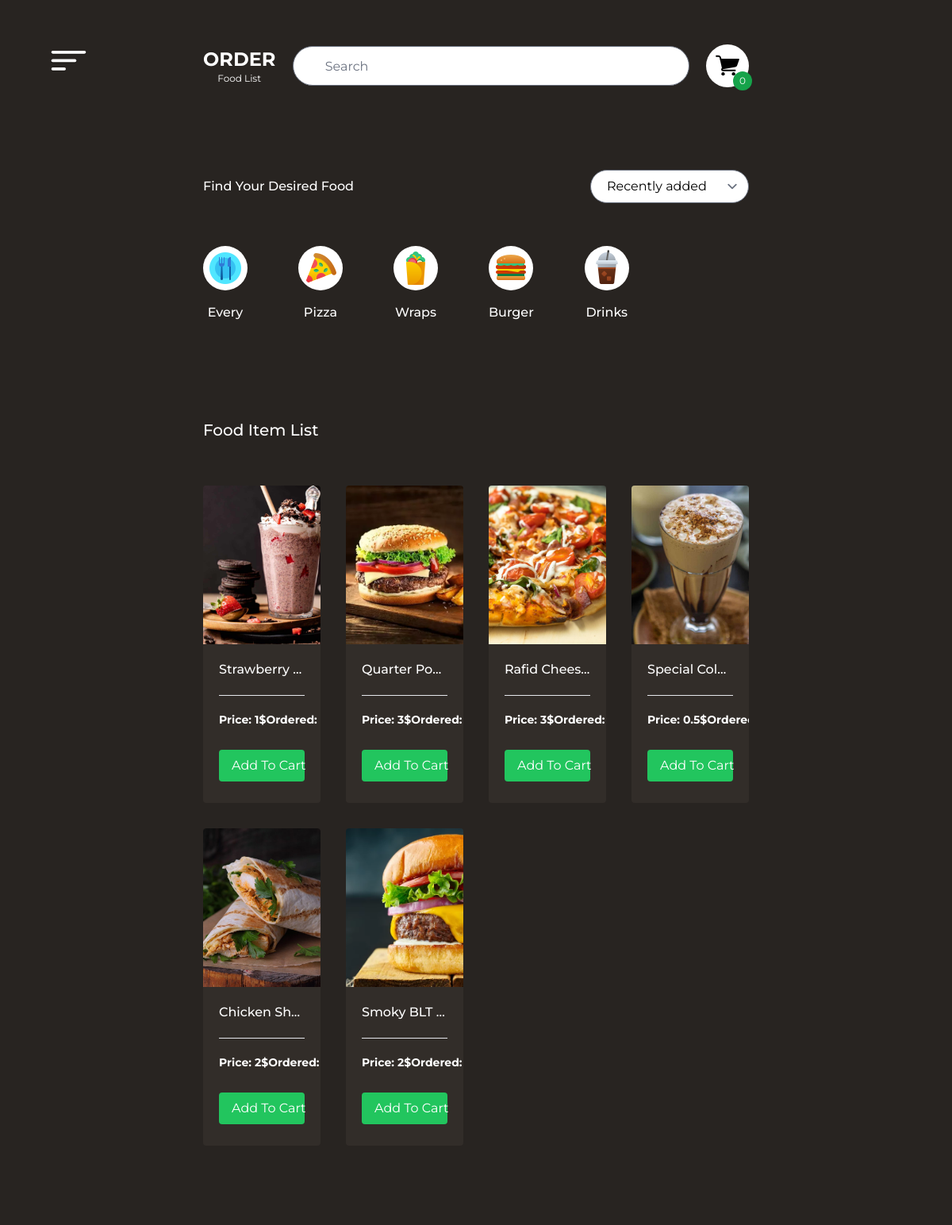
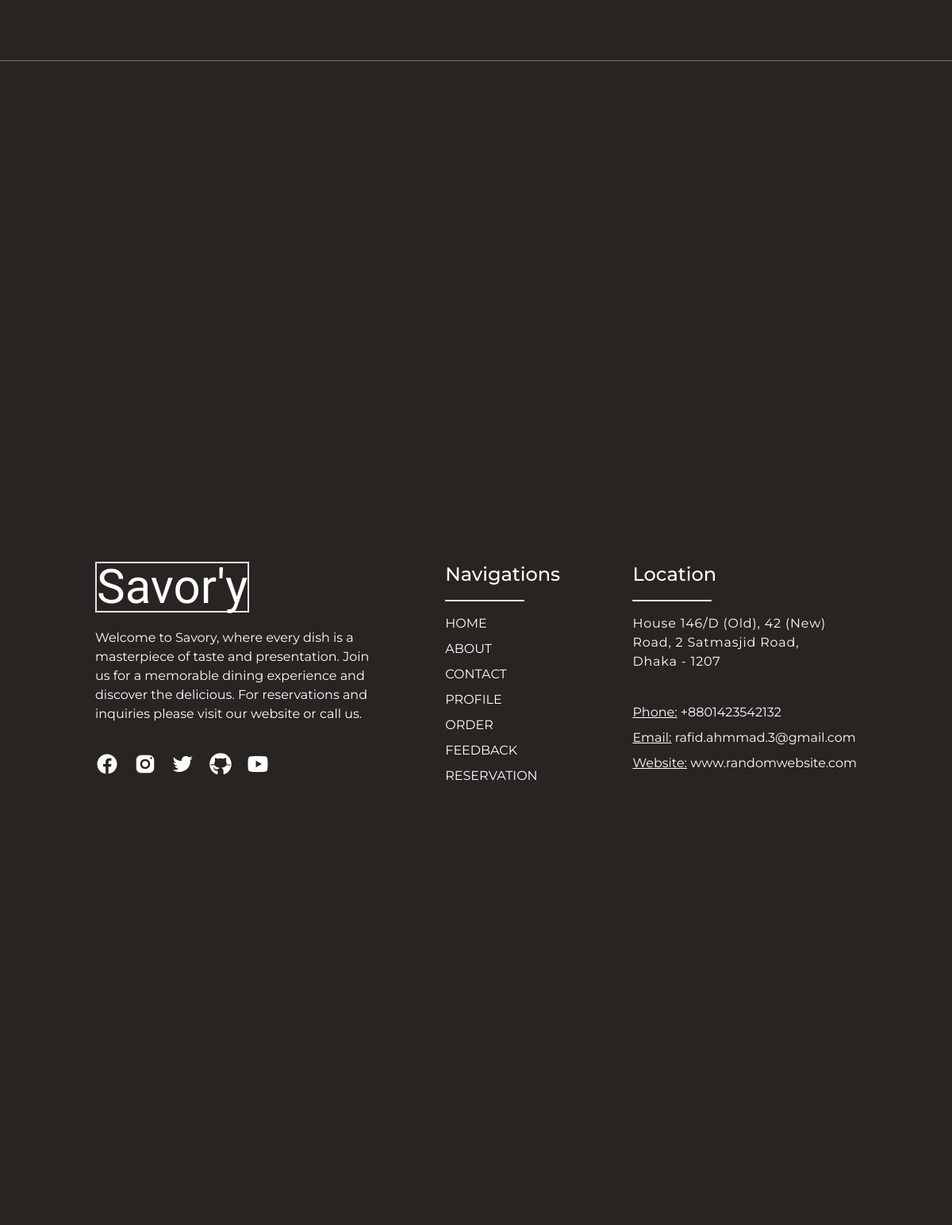
The app's page /order-page.php with its own data (2 pictures, top to bottom).
### tables this page shows
CREATE TABLE `food_items` (
  `type` varchar(20) NOT NULL,
  `name` varchar(50) NOT NULL,
  `description` text NOT NULL,
  `price` float NOT NULL,
  `ordered` mediumint(9) NOT NULL DEFAULT 0,
  `image_name` varchar(1024) NOT NULL DEFAULT 'food1.jpg',
  `added_time` datetime NOT NULL DEFAULT current_timestamp()
);

### order-page.php (the view, shortened to what this page needs)
<!DOCTYPE html>
<html lang="en">
<head>
    <script src="https://cdn.tailwindcss.com"></script>
    <script src="https://cdn.tailwindcss.com?plugins=forms,typography,aspect-ratio,line-clamp"></script>
</head>
<body class="bg-[#282421] overflow-x-hidden text-white">
    <?php require "nav-component.php" ?>
    <div class="h-screen w-screen flex flex-col">
        <div class="flex justify-between items-center py-14 px-64">
            <div class="flex flex-col justify-center items-center">
                <p class="text-2xl font-bold">ORDER</p>
                <p class="text-xs">Food List</p>
            </div>
            <div class="search">
                <input class="text-black w-[500px] rounded-full h-[50px] px-10 py-2" type="search" name="search"
                    id="search" autocomplete="off" placeholder="Search" />
            </div>
            <a href="shopping-cart.php">
                <button class="cart p-3 rounded-full bg-white relative">
                    <div id="cart-count"
                        class="absolute -bottom-1 -right-1 bg-green-600 text-xs px-2 py-1 rounded-full">
                        <?php
                        if (isset($_SESSION['id'])) {
                            include("config.php");
                            $query = "SELECT SUM(quantity) AS 'total_quantity' FROM cart WHERE customer_id = '{$_SESSION['id']}';";
                            $result = mysqli_query($conn, $query);
                            $row = mysqli_fetch_assoc($result);
                            if ($row['total_quantity'] != NULL) {
                                echo $row['total_quantity'];
                            } else {
                                echo "0";
                            }
                        } else {
                            echo "0";
                        }
                        ?>
                    </div>
                </button>
            </a>
        </div>
        <div class="px-64 flex justify-between items-center mt-12 mb-12">
            <div class="font-medium">Find Your Desired Food</div>
            <div class="text-black">
                <select class="w-[200px] rounded-full px-5" name="sortby" id="sortby">
                    <option value="recently">Recently added</option>
                </select>
            </div>
        </div>
        <div class="itemList px-64 mb-44">
            <ul class="flex items-center gap-16 transition-all absolute h-[108px]">
                <li>
                    <button id="EveryButton"
                        class="flex justify-center items-center flex-col focus:px-2 focus:py-3 focus:pb-5 focus:bg-zinc-700 focus:rounded-full focus:-translate-x-2 focus:-translate-y-3 transition-all">
                        <img class="mb-4 p-1 rounded-full bg-white" src="images/meal.png" alt="" />
                        <p class="font-medium">Every</p>
                    </button>
                </li>
                <li>
                    <button id="PizzaButton"
                        class="flex justify-center items-center flex-col focus:px-2 focus:py-3 focus:pb-5 focus:bg-zinc-700 focus:rounded-full focus:-translate-x-2 focus:-translate-y-3 transition-all">
                        <img class="mb-4 p-1 rounded-full bg-white" src="images/pizza.png" alt="" />
                        <p class="font-medium">Pizza</p>
                    </button>
                </li>
                <li>
                    <button id="WrapsButton"
                        class="flex justify-center items-center flex-col focus:px-2 focus:py-3 focus:pb-5 focus:bg-zinc-700 focus:rounded-full focus:-translate-x-2 focus:-translate-y-3 transition-all">
                        <img class="mb-4 p-1 rounded-full bg-white" src="images/wrap.png" alt="" />
                        <p class="font-medium">Wraps</p>
                    </button>
                </li>
                <li>
                    <button id="BurgerButton"
                        class="flex justify-center items-center flex-col focus:px-2 focus:py-3 focus:pb-5 focus:bg-zinc-700 focus:rounded-full focus:-translate-x-2 focus:-translate-y-3 transition-all">
                        <img class="mb-4 p-1 rounded-full bg-white" src="images/burger.png" alt="" />
                        <p class="font-medium">Burger</p>
                    </button>
                </li>
                <li>
                    <button id="DrinksButton"
                        class="flex justify-center items-center flex-col focus:px-2 focus:py-3 focus:pb-5 focus:bg-zinc-700 focus:rounded-full focus:-translate-x-2 focus:-translate-y-3 transition-all">
                        <img class="mb-4 p-1 rounded-full bg-white" src="images/coffee.png" alt="" />
                        <p class="font-medium">Drinks</p>
                    </button>
                </li>
            </ul>
        </div>
        <div class="bg-[#282421] pt-12 z-50 relative  mx-64">
            <p class="foodItems-title text-xl font-medium mb-14">Food Item List</p>
            <div class="foodItems grid grid-cols-4 whitespace-nowrap pb-44 w-full gap-8" id="everyFoodItems">
                <?php
                include("config.php");
                $sql = "SELECT * FROM `food_items` ORDER BY `added_time` DESC";
                $result = $conn->query($sql);
                if ($result->num_rows > 0) {
                    while ($row = $result->fetch_assoc()) {
                        echo '<div
            class="' . $row["type"] . ' rounded overflow-hidden bg-[#322d29] h-[400px] hover:scale-[1.02] transition-all duration-200">
            <a class="" href=""><img class="w-full h-[200px] object-cover" src="images/' . $row["image_name"] . '" alt=""
                    style="object-position: 20% 20%" />
                <div class="p-5">
                    <p class="food-item-name font-medium text-center truncate">' . $row["name"] . '</p>
                    <hr class="mt-5" />
                    <div class="flex text-sm justify-between items-center mt-5 font-bold">
                        <p>Price: ' . $row["price"] . '$</p>
                        <p>Ordered: ' . $row["ordered"] . '</p>
                    </div>
                    <div class="flex justify-center items-center">
                        <button class="add-to-cart-btn px-4 py-2 mt-7 bg-green-500 hover:bg-green-600 w-full rounded">Add To Cart</button>
                    </div>
                </div>
            </a>
        </div>';
                    }
                } else {
                    echo "0 results";
                }
                ?>
            </div>
        </div>
        <?php require "footer.php" ?>
    </div>
</body>
</html>

### nav-component.php (shortened to what this page needs)
<!DOCTYPE html>
<html lang="en">
<head>
</head>
<body>
    <div class="nav-icon fixed top-16 left-16 z-40 w-[45px]">
        <button><img class="hover:scale-110 transition-all" src="images/nav.svg" alt="" /></button>
    </div>
</body>
</html>

### footer.php (shortened to what this page needs)
<!DOCTYPE html>
<html lang="en">
<head>
</head>
<body>
   <footer
      class="footer scroll-child w-screen h-[50vh] text-white z-50 border-t-[1px] border-t-neutral-500 bg-[#282421] relative">
      <div class="footer-containter absolute top-[50%] left-[50%] translate-x-[-50%] translate-y-[-50%]">
         <div class="flex justify-between items-start w-[80vw]">
            <div class="footer-left">
               <div class="title text-white text-6xl z-50 mb-5 text-center border-2 w-fit">Savor'y</div>
               <div class="nav-links-footer">
                  <p class="w-[350px] mb-7">
                     Welcome to Savory, where every dish is a masterpiece of taste and presentation. Join us for a
                     memorable dining experience and discover the delicious. For reservations and inquiries please visit
                     our website or call us.
                  </p>
                  <div class="social-footer flex justify-between items-center w-[220px]">
                     <a href=""><img class="w-[30px] my-2 hover:scale-110 transition-all duration-75"
                           src="images/icons8-facebook.svg" alt="" /></a>
                     <a href=""><img class="w-[30px] my-2 hover:scale-110 transition-all duration-75"
                           src="images/icons8-instagram.svg" alt="" /></a>
                     <a href=""><img class="w-[30px] my-2 hover:scale-110 transition-all duration-75"
                           src="images/icons8-twitter.svg" alt="" /></a>
                     <a href=""><img class="w-[30px] my-2 hover:scale-110 transition-all duration-75"
                           src="images/icons8-github.svg" alt="" /></a>
                     <a href=""><img class="w-[30px] my-2 hover:scale-110 transition-all duration-75"
                           src="images/icons8-youtube.svg" alt="" /></a>
                  </div>
               </div>
            </div>
            <div class="footer-center">
               <div class="nav-links-footer">
                  <div class="text-white text-2xl z-50 w-fit font-medium">Navigations</div>
                  <div class="h-[2px] w-[100px] bg-white my-4 rounded"></div>
                  <ul class="flex flex-col gap-2 justify-center">
                     <li><a href="index.php">HOME</a></li>
                     <li><a href="about-page.php">ABOUT</a></li>
                     <li><a href="contact-us.php">CONTACT</a></li>
                     <li><a href="profile-page.php">PROFILE</a></li>
                     <li><a href="">ORDER</a></li>
                     <li><a href="">FEEDBACK</a></li>
                     <li><a href="">RESERVATION</a></li>
                  </ul>
               </div>
            </div>
            <div class="footer-right">
               <div class="text-white text-2xl z-50 w-fit font-medium">Location</div>
               <div class="h-[2px] w-[100px] bg-white my-4 rounded"></div>
               <div class="nav-links-footer">
                  <p class="w-[260px] mb-10 tracking-wider">House 146/D (Old), 42 (New) Road, 2 Satmasjid Road, Dhaka - 1207
                  </p>
                  <p class="my-2"><span class="underline">Phone:</span> +8801423542132</p>
                  <p class="my-2"><span class="underline">Email:</span> <a href="">rafid.ahmmad.3@gmail.com</a></p>
                  <p class="my-2"><span class="underline">Website:</span> <a href="">www.randomwebsite.com</a></p>
               </div>
            </div>
         </div>
      </div>
   </footer>
</body>
</html>

### order-page.php (style rules this page uses)
html { scroll-behavior: smooth; }
body { font-family: "Montserrat"; }
.title { font-family: "Sofia", cursive; }
.scroll-child { scroll-snap-align: start; flex: none; }

### records on screen
food_items: image_name (picture), name "Strawberry…", price "1"
food_items: image_name (picture), name "Quarter Po…", price "3"
food_items: image_name (picture), name "Rafid Chees…", price "3"
food_items: image_name (picture), name "Special Col…", price "0.5"
food_items: image_name (picture), name "Chicken Sh…", price "2"
food_items: image_name (picture), name "Smoky BLT…", price "2"
